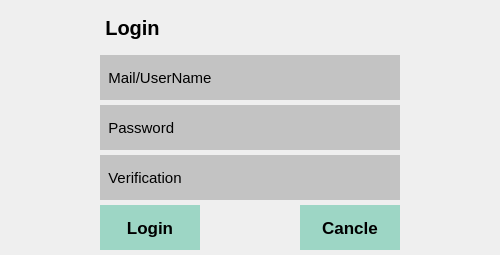
<?xml version="1.0" encoding="UTF-8"?>
<ui version="4.0">
 <class>doubanLogin</class>
 <widget class="QWidget" name="doubanLogin">
  <property name="geometry">
   <rect>
    <x>0</x>
    <y>0</y>
    <width>500</width>
    <height>255</height>
   </rect>
  </property>
  <property name="sizePolicy">
   <sizepolicy hsizetype="Preferred" vsizetype="Preferred">
    <horstretch>0</horstretch>
    <verstretch>0</verstretch>
   </sizepolicy>
  </property>
  <property name="minimumSize">
   <size>
    <width>500</width>
    <height>255</height>
   </size>
  </property>
  <property name="maximumSize">
   <size>
    <width>500</width>
    <height>255</height>
   </size>
  </property>
  <property name="windowTitle">
   <string>doubanLogin</string>
  </property>
  <property name="windowOpacity">
   <double>1.000000000000000</double>
  </property>
  <property name="styleSheet">
   <string notr="true">/*QWidget#doubanLogin{
	background-color: rgb(255, 255, 255);
}*/</string>
  </property>
  <widget class="QLabel" name="loginTitle">
   <property name="geometry">
    <rect>
     <x>100</x>
     <y>5</y>
     <width>65</width>
     <height>45</height>
    </rect>
   </property>
   <property name="minimumSize">
    <size>
     <width>65</width>
     <height>45</height>
    </size>
   </property>
   <property name="maximumSize">
    <size>
     <width>65</width>
     <height>45</height>
    </size>
   </property>
   <property name="font">
    <font>
     <pointsize>15</pointsize>
     <weight>75</weight>
     <bold>true</bold>
    </font>
   </property>
   <property name="text">
    <string>Login</string>
   </property>
   <property name="alignment">
    <set>Qt::AlignCenter</set>
   </property>
  </widget>
  <widget class="QLabel" name="userAlias">
   <property name="geometry">
    <rect>
     <x>100</x>
     <y>55</y>
     <width>120</width>
     <height>45</height>
    </rect>
   </property>
   <property name="minimumSize">
    <size>
     <width>120</width>
     <height>45</height>
    </size>
   </property>
   <property name="maximumSize">
    <size>
     <width>120</width>
     <height>45</height>
    </size>
   </property>
   <property name="font">
    <font>
     <pointsize>11</pointsize>
    </font>
   </property>
   <property name="styleSheet">
    <string notr="true">QLabel#userAlias{
	background-color: rgb(195, 195, 195);
}</string>
   </property>
   <property name="text">
    <string>  Mail/UserName</string>
   </property>
  </widget>
  <widget class="QLabel" name="password">
   <property name="geometry">
    <rect>
     <x>100</x>
     <y>105</y>
     <width>120</width>
     <height>45</height>
    </rect>
   </property>
   <property name="minimumSize">
    <size>
     <width>120</width>
     <height>45</height>
    </size>
   </property>
   <property name="maximumSize">
    <size>
     <width>120</width>
     <height>45</height>
    </size>
   </property>
   <property name="font">
    <font>
     <pointsize>11</pointsize>
    </font>
   </property>
   <property name="styleSheet">
    <string notr="true">QLabel#password
{
	
	background-color:rgb(195, 195, 195);
}</string>
   </property>
   <property name="text">
    <string>  Password</string>
   </property>
  </widget>
  <widget class="QLabel" name="verification">
   <property name="geometry">
    <rect>
     <x>100</x>
     <y>155</y>
     <width>120</width>
     <height>45</height>
    </rect>
   </property>
   <property name="minimumSize">
    <size>
     <width>120</width>
     <height>45</height>
    </size>
   </property>
   <property name="maximumSize">
    <size>
     <width>120</width>
     <height>45</height>
    </size>
   </property>
   <property name="font">
    <font>
     <pointsize>11</pointsize>
    </font>
   </property>
   <property name="styleSheet">
    <string notr="true">QLabel#verification{
	
	background-color: rgb(195, 195, 195);
}</string>
   </property>
   <property name="text">
    <string>  Verification</string>
   </property>
  </widget>
  <widget class="QLineEdit" name="aliasInput">
   <property name="geometry">
    <rect>
     <x>220</x>
     <y>55</y>
     <width>180</width>
     <height>45</height>
    </rect>
   </property>
   <property name="sizePolicy">
    <sizepolicy hsizetype="Fixed" vsizetype="Fixed">
     <horstretch>0</horstretch>
     <verstretch>0</verstretch>
    </sizepolicy>
   </property>
   <property name="minimumSize">
    <size>
     <width>180</width>
     <height>45</height>
    </size>
   </property>
   <property name="maximumSize">
    <size>
     <width>180</width>
     <height>45</height>
    </size>
   </property>
   <property name="font">
    <font>
     <pointsize>13</pointsize>
    </font>
   </property>
   <property name="styleSheet">
    <string notr="true">QLineEdit{
     border: none;
     background:rgb(195, 195, 195);
 }</string>
   </property>
  </widget>
  <widget class="QLineEdit" name="passwdInput">
   <property name="geometry">
    <rect>
     <x>220</x>
     <y>105</y>
     <width>180</width>
     <height>45</height>
    </rect>
   </property>
   <property name="sizePolicy">
    <sizepolicy hsizetype="Fixed" vsizetype="Fixed">
     <horstretch>0</horstretch>
     <verstretch>0</verstretch>
    </sizepolicy>
   </property>
   <property name="minimumSize">
    <size>
     <width>180</width>
     <height>45</height>
    </size>
   </property>
   <property name="maximumSize">
    <size>
     <width>180</width>
     <height>45</height>
    </size>
   </property>
   <property name="font">
    <font>
     <pointsize>13</pointsize>
    </font>
   </property>
   <property name="styleSheet">
    <string notr="true">QLineEdit#passwdInput{
	border: none;
	background-color: rgb(195, 195, 195);
}</string>
   </property>
   <property name="frame">
    <bool>true</bool>
   </property>
   <property name="echoMode">
    <enum>QLineEdit::PasswordEchoOnEdit</enum>
   </property>
  </widget>
  <widget class="QLineEdit" name="verificaitonInput">
   <property name="geometry">
    <rect>
     <x>220</x>
     <y>155</y>
     <width>90</width>
     <height>45</height>
    </rect>
   </property>
   <property name="sizePolicy">
    <sizepolicy hsizetype="Fixed" vsizetype="Fixed">
     <horstretch>0</horstretch>
     <verstretch>0</verstretch>
    </sizepolicy>
   </property>
   <property name="minimumSize">
    <size>
     <width>90</width>
     <height>45</height>
    </size>
   </property>
   <property name="maximumSize">
    <size>
     <width>90</width>
     <height>45</height>
    </size>
   </property>
   <property name="font">
    <font>
     <pointsize>13</pointsize>
    </font>
   </property>
   <property name="styleSheet">
    <string notr="true">QLineEdit#verificaitonInput{
	border: none;
	background-color: rgb(195, 195, 195);
}</string>
   </property>
   <property name="frame">
    <bool>true</bool>
   </property>
   <property name="echoMode">
    <enum>QLineEdit::Normal</enum>
   </property>
  </widget>
  <widget class="QWidget" name="captchaContainer" native="true">
   <property name="geometry">
    <rect>
     <x>310</x>
     <y>155</y>
     <width>90</width>
     <height>45</height>
    </rect>
   </property>
   <property name="minimumSize">
    <size>
     <width>90</width>
     <height>45</height>
    </size>
   </property>
   <property name="maximumSize">
    <size>
     <width>90</width>
     <height>45</height>
    </size>
   </property>
   <property name="styleSheet">
    <string notr="true">QWidget#captchaContainer{
	
	background-color: rgb(195, 195, 195);
}</string>
   </property>
  </widget>
  <widget class="QToolButton" name="loginButton">
   <property name="geometry">
    <rect>
     <x>100</x>
     <y>205</y>
     <width>100</width>
     <height>45</height>
    </rect>
   </property>
   <property name="sizePolicy">
    <sizepolicy hsizetype="Preferred" vsizetype="Preferred">
     <horstretch>0</horstretch>
     <verstretch>0</verstretch>
    </sizepolicy>
   </property>
   <property name="minimumSize">
    <size>
     <width>100</width>
     <height>45</height>
    </size>
   </property>
   <property name="maximumSize">
    <size>
     <width>100</width>
     <height>45</height>
    </size>
   </property>
   <property name="font">
    <font>
     <pointsize>13</pointsize>
     <weight>75</weight>
     <bold>true</bold>
    </font>
   </property>
   <property name="mouseTracking">
    <bool>true</bool>
   </property>
   <property name="styleSheet">
    <string notr="true">QToolButton#loginButton{
	border:none;
	background-color: rgb(157, 214, 197);
}
QToolButton#loginButton:hover{
	color:white;
	border:none;
}
</string>
   </property>
   <property name="text">
    <string>Login</string>
   </property>
  </widget>
  <widget class="QToolButton" name="cancleButton">
   <property name="geometry">
    <rect>
     <x>300</x>
     <y>205</y>
     <width>100</width>
     <height>45</height>
    </rect>
   </property>
   <property name="sizePolicy">
    <sizepolicy hsizetype="Preferred" vsizetype="Preferred">
     <horstretch>0</horstretch>
     <verstretch>0</verstretch>
    </sizepolicy>
   </property>
   <property name="minimumSize">
    <size>
     <width>100</width>
     <height>45</height>
    </size>
   </property>
   <property name="maximumSize">
    <size>
     <width>100</width>
     <height>45</height>
    </size>
   </property>
   <property name="font">
    <font>
     <pointsize>13</pointsize>
     <weight>75</weight>
     <bold>true</bold>
    </font>
   </property>
   <property name="styleSheet">
    <string notr="true">QToolButton#cancleButton{
	border:none;
	background-color: rgb(157, 214, 197);
}
QToolButton#cancleButton:hover{
	border:none;
	color:white;

}
</string>
   </property>
   <property name="text">
    <string>Cancle</string>
   </property>
  </widget>
  <widget class="QLabel" name="errMsg">
   <property name="geometry">
    <rect>
     <x>300</x>
     <y>12</y>
     <width>100</width>
     <height>30</height>
    </rect>
   </property>
   <property name="minimumSize">
    <size>
     <width>100</width>
     <height>30</height>
    </size>
   </property>
   <property name="maximumSize">
    <size>
     <width>100</width>
     <height>30</height>
    </size>
   </property>
   <property name="styleSheet">
    <string notr="true">QLabel#errMsg{
	color:red
}</string>
   </property>
   <property name="text">
    <string/>
   </property>
   <property name="alignment">
    <set>Qt::AlignRight|Qt::AlignTrailing|Qt::AlignVCenter</set>
   </property>
  </widget>
 </widget>
 <layoutdefault spacing="6" margin="11"/>
 <resources/>
 <connections/>
</ui>
